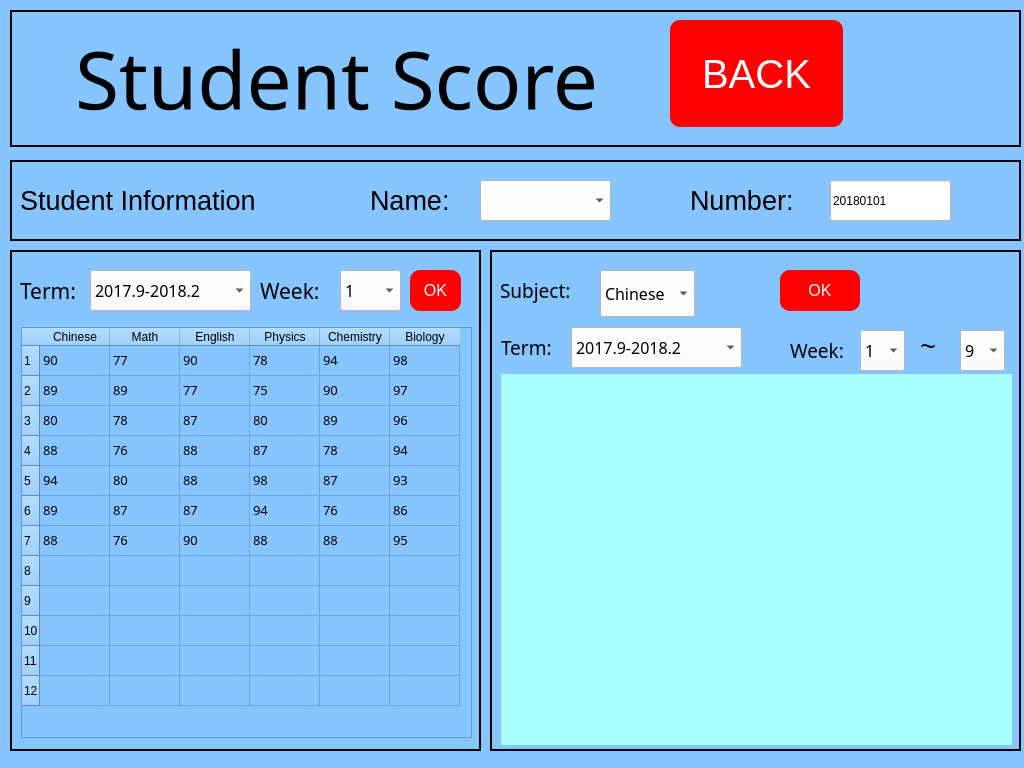
<?xml version="1.0" encoding="UTF-8"?>
<ui version="4.0">
 <class>Student_Score</class>
 <widget class="QDialog" name="Student_Score">
  <property name="geometry">
   <rect>
    <x>0</x>
    <y>0</y>
    <width>1024</width>
    <height>768</height>
   </rect>
  </property>
  <property name="windowTitle">
   <string>Dialog</string>
  </property>
  <property name="styleSheet">
   <string notr="true">background-color: rgb(134, 197, 255);</string>
  </property>
  <widget class="QFrame" name="frame_3">
   <property name="geometry">
    <rect>
     <x>10</x>
     <y>10</y>
     <width>1011</width>
     <height>137</height>
    </rect>
   </property>
   <property name="frameShape">
    <enum>QFrame::Box</enum>
   </property>
   <property name="frameShadow">
    <enum>QFrame::Plain</enum>
   </property>
   <property name="lineWidth">
    <number>2</number>
   </property>
   <widget class="QLabel" name="label_2">
    <property name="geometry">
     <rect>
      <x>870</x>
      <y>10</y>
      <width>115</width>
      <height>115</height>
     </rect>
    </property>
    <property name="text">
     <string/>
    </property>
    <property name="pixmap">
     <pixmap resource="res.qrc">:/pic/tubiao.jpg</pixmap>
    </property>
   </widget>
   <widget class="QLabel" name="label">
    <property name="geometry">
     <rect>
      <x>11</x>
      <y>11</y>
      <width>631</width>
      <height>115</height>
     </rect>
    </property>
    <property name="minimumSize">
     <size>
      <width>0</width>
      <height>0</height>
     </size>
    </property>
    <property name="font">
     <font>
      <family>Sans Serif</family>
      <pointsize>60</pointsize>
      <weight>50</weight>
      <italic>false</italic>
      <bold>false</bold>
     </font>
    </property>
    <property name="styleSheet">
     <string notr="true">
color: rgb(0, 0, 0);
</string>
    </property>
    <property name="text">
     <string>Student Score</string>
    </property>
    <property name="alignment">
     <set>Qt::AlignCenter</set>
    </property>
   </widget>
   <widget class="QPushButton" name="pushButton_teacher">
    <property name="geometry">
     <rect>
      <x>660</x>
      <y>10</y>
      <width>173</width>
      <height>107</height>
     </rect>
    </property>
    <property name="minimumSize">
     <size>
      <width>173</width>
      <height>107</height>
     </size>
    </property>
    <property name="font">
     <font>
      <family>Arial</family>
      <pointsize>30</pointsize>
     </font>
    </property>
    <property name="styleSheet">
     <string notr="true">color:rgb(255,255,255);
	border-radius:10px;
	
background-color: rgb(255, 0, 0);
	font-family:Arial;</string>
    </property>
    <property name="text">
     <string>BACK</string>
    </property>
   </widget>
  </widget>
  <widget class="QFrame" name="frame">
   <property name="geometry">
    <rect>
     <x>10</x>
     <y>160</y>
     <width>1011</width>
     <height>81</height>
    </rect>
   </property>
   <property name="frameShape">
    <enum>QFrame::Box</enum>
   </property>
   <property name="frameShadow">
    <enum>QFrame::Plain</enum>
   </property>
   <property name="lineWidth">
    <number>2</number>
   </property>
   <widget class="QComboBox" name="comboBox_namelist">
    <property name="geometry">
     <rect>
      <x>470</x>
      <y>20</y>
      <width>131</width>
      <height>41</height>
     </rect>
    </property>
    <property name="font">
     <font>
      <pointsize>20</pointsize>
     </font>
    </property>
    <property name="styleSheet">
     <string notr="true">background-color: rgb(255, 255, 255);</string>
    </property>
   </widget>
   <widget class="QLabel" name="label_3">
    <property name="geometry">
     <rect>
      <x>10</x>
      <y>10</y>
      <width>291</width>
      <height>61</height>
     </rect>
    </property>
    <property name="font">
     <font>
      <pointsize>20</pointsize>
     </font>
    </property>
    <property name="text">
     <string>Student Information</string>
    </property>
   </widget>
   <widget class="QLabel" name="label_6">
    <property name="geometry">
     <rect>
      <x>360</x>
      <y>10</y>
      <width>91</width>
      <height>61</height>
     </rect>
    </property>
    <property name="font">
     <font>
      <pointsize>20</pointsize>
     </font>
    </property>
    <property name="text">
     <string>Name:</string>
    </property>
   </widget>
   <widget class="QLabel" name="label_5">
    <property name="geometry">
     <rect>
      <x>680</x>
      <y>10</y>
      <width>121</width>
      <height>61</height>
     </rect>
    </property>
    <property name="font">
     <font>
      <pointsize>20</pointsize>
     </font>
    </property>
    <property name="text">
     <string>Number:</string>
    </property>
   </widget>
   <widget class="QLineEdit" name="lineEdit">
    <property name="geometry">
     <rect>
      <x>820</x>
      <y>20</y>
      <width>121</width>
      <height>41</height>
     </rect>
    </property>
    <property name="styleSheet">
     <string notr="true">background-color: rgb(255, 255, 255);
font: 14pt &quot;Sans Serif&quot;;</string>
    </property>
    <property name="text">
     <string>20180101</string>
    </property>
   </widget>
   <zorder>comboBox_namelist</zorder>
   <zorder>label_3</zorder>
   <zorder>label_6</zorder>
   <zorder>frame_4</zorder>
   <zorder>label_5</zorder>
   <zorder>lineEdit</zorder>
  </widget>
  <widget class="QLabel" name="label_4">
   <property name="geometry">
    <rect>
     <x>510</x>
     <y>400</y>
     <width>59</width>
     <height>14</height>
    </rect>
   </property>
   <property name="text">
    <string/>
   </property>
  </widget>
  <widget class="QFrame" name="frame_2">
   <property name="geometry">
    <rect>
     <x>10</x>
     <y>250</y>
     <width>471</width>
     <height>501</height>
    </rect>
   </property>
   <property name="frameShape">
    <enum>QFrame::Box</enum>
   </property>
   <property name="frameShadow">
    <enum>QFrame::Plain</enum>
   </property>
   <property name="lineWidth">
    <number>2</number>
   </property>
   <widget class="QComboBox" name="comboBox_3">
    <property name="geometry">
     <rect>
      <x>80</x>
      <y>20</y>
      <width>161</width>
      <height>41</height>
     </rect>
    </property>
    <property name="font">
     <font>
      <family>Sans Serif</family>
      <pointsize>12</pointsize>
      <weight>50</weight>
      <italic>false</italic>
      <bold>false</bold>
     </font>
    </property>
    <property name="styleSheet">
     <string notr="true">background-color: rgb(255, 255, 255);
font: 12pt &quot;Sans Serif&quot;;</string>
    </property>
    <item>
     <property name="text">
      <string>2017.9-2018.2</string>
     </property>
    </item>
    <item>
     <property name="text">
      <string>2018.3-2018.7</string>
     </property>
    </item>
   </widget>
   <widget class="QLabel" name="label_9">
    <property name="geometry">
     <rect>
      <x>10</x>
      <y>20</y>
      <width>61</width>
      <height>41</height>
     </rect>
    </property>
    <property name="font">
     <font>
      <family>Sans Serif</family>
      <pointsize>16</pointsize>
      <weight>50</weight>
      <italic>false</italic>
      <bold>false</bold>
     </font>
    </property>
    <property name="styleSheet">
     <string notr="true">font: 16pt &quot;Sans Serif&quot;;</string>
    </property>
    <property name="text">
     <string>Term:</string>
    </property>
   </widget>
   <widget class="QLabel" name="label_11">
    <property name="geometry">
     <rect>
      <x>250</x>
      <y>20</y>
      <width>71</width>
      <height>41</height>
     </rect>
    </property>
    <property name="font">
     <font>
      <family>Sans Serif</family>
      <pointsize>16</pointsize>
      <weight>50</weight>
      <italic>false</italic>
      <bold>false</bold>
     </font>
    </property>
    <property name="styleSheet">
     <string notr="true">font: 16pt &quot;Sans Serif&quot;;</string>
    </property>
    <property name="text">
     <string>Week:</string>
    </property>
   </widget>
   <widget class="QPushButton" name="pushButton_teacher_2">
    <property name="geometry">
     <rect>
      <x>400</x>
      <y>20</y>
      <width>51</width>
      <height>41</height>
     </rect>
    </property>
    <property name="minimumSize">
     <size>
      <width>0</width>
      <height>0</height>
     </size>
    </property>
    <property name="font">
     <font>
      <family>Arial</family>
      <pointsize>12</pointsize>
      <weight>50</weight>
      <italic>false</italic>
      <bold>false</bold>
     </font>
    </property>
    <property name="styleSheet">
     <string notr="true">color:rgb(255,255,255);
font: 12pt &quot;Sans Serif&quot;;
	border-radius:10px;
	
background-color: rgb(255, 0, 0);
	font-family:Arial;</string>
    </property>
    <property name="text">
     <string>OK</string>
    </property>
   </widget>
   <widget class="QTableWidget" name="tableWidget">
    <property name="geometry">
     <rect>
      <x>11</x>
      <y>77</y>
      <width>451</width>
      <height>411</height>
     </rect>
    </property>
    <property name="font">
     <font>
      <family>Sans Serif</family>
      <pointsize>10</pointsize>
      <weight>50</weight>
      <italic>false</italic>
      <bold>false</bold>
     </font>
    </property>
    <property name="styleSheet">
     <string notr="true">
font: 10pt &quot;Sans Serif&quot;;</string>
    </property>
    <attribute name="horizontalHeaderDefaultSectionSize">
     <number>70</number>
    </attribute>
    <row>
     <property name="text">
      <string>1</string>
     </property>
    </row>
    <row>
     <property name="text">
      <string>2</string>
     </property>
    </row>
    <row>
     <property name="text">
      <string>3</string>
     </property>
    </row>
    <row>
     <property name="text">
      <string>4</string>
     </property>
    </row>
    <row>
     <property name="text">
      <string>5</string>
     </property>
    </row>
    <row>
     <property name="text">
      <string>6</string>
     </property>
    </row>
    <row>
     <property name="text">
      <string>7</string>
     </property>
    </row>
    <row>
     <property name="text">
      <string>8</string>
     </property>
    </row>
    <row>
     <property name="text">
      <string>9</string>
     </property>
    </row>
    <row>
     <property name="text">
      <string>10</string>
     </property>
    </row>
    <row>
     <property name="text">
      <string>11</string>
     </property>
    </row>
    <row>
     <property name="text">
      <string>12</string>
     </property>
    </row>
    <column>
     <property name="text">
      <string>Chinese</string>
     </property>
    </column>
    <column>
     <property name="text">
      <string>Math</string>
     </property>
    </column>
    <column>
     <property name="text">
      <string>English</string>
     </property>
    </column>
    <column>
     <property name="text">
      <string>Physics</string>
     </property>
    </column>
    <column>
     <property name="text">
      <string>Chemistry</string>
     </property>
    </column>
    <column>
     <property name="text">
      <string>Biology</string>
     </property>
    </column>
    <item row="0" column="0">
     <property name="text">
      <string>90</string>
     </property>
    </item>
    <item row="0" column="1">
     <property name="text">
      <string>77</string>
     </property>
    </item>
    <item row="0" column="2">
     <property name="text">
      <string>90</string>
     </property>
    </item>
    <item row="0" column="3">
     <property name="text">
      <string>78</string>
     </property>
    </item>
    <item row="0" column="4">
     <property name="text">
      <string>94</string>
     </property>
    </item>
    <item row="0" column="5">
     <property name="text">
      <string>98</string>
     </property>
    </item>
    <item row="1" column="0">
     <property name="text">
      <string>89</string>
     </property>
    </item>
    <item row="1" column="1">
     <property name="text">
      <string>89</string>
     </property>
    </item>
    <item row="1" column="2">
     <property name="text">
      <string>77</string>
     </property>
    </item>
    <item row="1" column="3">
     <property name="text">
      <string>75</string>
     </property>
    </item>
    <item row="1" column="4">
     <property name="text">
      <string>90</string>
     </property>
    </item>
    <item row="1" column="5">
     <property name="text">
      <string>97</string>
     </property>
    </item>
    <item row="2" column="0">
     <property name="text">
      <string>80</string>
     </property>
    </item>
    <item row="2" column="1">
     <property name="text">
      <string>78</string>
     </property>
    </item>
    <item row="2" column="2">
     <property name="text">
      <string>87</string>
     </property>
    </item>
    <item row="2" column="3">
     <property name="text">
      <string>80</string>
     </property>
    </item>
    <item row="2" column="4">
     <property name="text">
      <string>89</string>
     </property>
    </item>
    <item row="2" column="5">
     <property name="text">
      <string>96</string>
     </property>
    </item>
    <item row="3" column="0">
     <property name="text">
      <string>88</string>
     </property>
    </item>
    <item row="3" column="1">
     <property name="text">
      <string>76</string>
     </property>
    </item>
    <item row="3" column="2">
     <property name="text">
      <string>88</string>
     </property>
    </item>
    <item row="3" column="3">
     <property name="text">
      <string>87</string>
     </property>
    </item>
    <item row="3" column="4">
     <property name="text">
      <string>78</string>
     </property>
    </item>
    <item row="3" column="5">
     <property name="text">
      <string>94</string>
     </property>
    </item>
    <item row="4" column="0">
     <property name="text">
      <string>94</string>
     </property>
    </item>
    <item row="4" column="1">
     <property name="text">
      <string>80</string>
     </property>
    </item>
    <item row="4" column="2">
     <property name="text">
      <string>88</string>
     </property>
    </item>
    <item row="4" column="3">
     <property name="text">
      <string>98</string>
     </property>
    </item>
    <item row="4" column="4">
     <property name="text">
      <string>87</string>
     </property>
    </item>
    <item row="4" column="5">
     <property name="text">
      <string>93</string>
     </property>
    </item>
    <item row="5" column="0">
     <property name="text">
      <string>89</string>
     </property>
    </item>
    <item row="5" column="1">
     <property name="text">
      <string>87</string>
     </property>
    </item>
    <item row="5" column="2">
     <property name="text">
      <string>87</string>
     </property>
    </item>
    <item row="5" column="3">
     <property name="text">
      <string>94</string>
     </property>
    </item>
    <item row="5" column="4">
     <property name="text">
      <string>76</string>
     </property>
    </item>
    <item row="5" column="5">
     <property name="text">
      <string>86</string>
     </property>
    </item>
    <item row="6" column="0">
     <property name="text">
      <string>88</string>
     </property>
    </item>
    <item row="6" column="1">
     <property name="text">
      <string>76</string>
     </property>
    </item>
    <item row="6" column="2">
     <property name="text">
      <string>90</string>
     </property>
    </item>
    <item row="6" column="3">
     <property name="text">
      <string>88</string>
     </property>
    </item>
    <item row="6" column="4">
     <property name="text">
      <string>88</string>
     </property>
    </item>
    <item row="6" column="5">
     <property name="text">
      <string>95</string>
     </property>
    </item>
   </widget>
   <widget class="QComboBox" name="comboBox_5">
    <property name="geometry">
     <rect>
      <x>330</x>
      <y>20</y>
      <width>61</width>
      <height>41</height>
     </rect>
    </property>
    <property name="font">
     <font>
      <family>Sans Serif</family>
      <pointsize>12</pointsize>
      <weight>50</weight>
      <italic>false</italic>
      <bold>false</bold>
     </font>
    </property>
    <property name="styleSheet">
     <string notr="true">background-color: rgb(255, 255, 255);
font: 12pt &quot;Sans Serif&quot;;</string>
    </property>
    <item>
     <property name="text">
      <string>1</string>
     </property>
    </item>
    <item>
     <property name="text">
      <string>2</string>
     </property>
    </item>
    <item>
     <property name="text">
      <string>3</string>
     </property>
    </item>
    <item>
     <property name="text">
      <string>4</string>
     </property>
    </item>
    <item>
     <property name="text">
      <string>5</string>
     </property>
    </item>
    <item>
     <property name="text">
      <string>6</string>
     </property>
    </item>
    <item>
     <property name="text">
      <string>7</string>
     </property>
    </item>
    <item>
     <property name="text">
      <string>8</string>
     </property>
    </item>
    <item>
     <property name="text">
      <string>9</string>
     </property>
    </item>
    <item>
     <property name="text">
      <string>10</string>
     </property>
    </item>
    <item>
     <property name="text">
      <string/>
     </property>
    </item>
    <item>
     <property name="text">
      <string/>
     </property>
    </item>
   </widget>
  </widget>
  <widget class="QFrame" name="frame_4">
   <property name="geometry">
    <rect>
     <x>490</x>
     <y>250</y>
     <width>531</width>
     <height>501</height>
    </rect>
   </property>
   <property name="frameShape">
    <enum>QFrame::Box</enum>
   </property>
   <property name="frameShadow">
    <enum>QFrame::Plain</enum>
   </property>
   <property name="lineWidth">
    <number>2</number>
   </property>
   <widget class="QLabel" name="label_10">
    <property name="geometry">
     <rect>
      <x>11</x>
      <y>77</y>
      <width>64</width>
      <height>41</height>
     </rect>
    </property>
    <property name="font">
     <font>
      <family>Sans Serif</family>
      <pointsize>14</pointsize>
      <weight>50</weight>
      <italic>false</italic>
      <bold>false</bold>
     </font>
    </property>
    <property name="styleSheet">
     <string notr="true">font: 14pt &quot;Sans Serif&quot;;</string>
    </property>
    <property name="text">
     <string>Term:</string>
    </property>
   </widget>
   <widget class="QComboBox" name="comboBox_6">
    <property name="geometry">
     <rect>
      <x>81</x>
      <y>77</y>
      <width>171</width>
      <height>41</height>
     </rect>
    </property>
    <property name="font">
     <font>
      <family>Sans Serif</family>
      <pointsize>12</pointsize>
      <weight>50</weight>
      <italic>false</italic>
      <bold>false</bold>
     </font>
    </property>
    <property name="styleSheet">
     <string notr="true">background-color: rgb(255, 255, 255);
font: 12pt &quot;Sans Serif&quot;;</string>
    </property>
    <item>
     <property name="text">
      <string>2017.9-2018.2</string>
     </property>
    </item>
    <item>
     <property name="text">
      <string>2018.3-2018.7</string>
     </property>
    </item>
   </widget>
   <widget class="QComboBox" name="comboBox_7">
    <property name="geometry">
     <rect>
      <x>370</x>
      <y>80</y>
      <width>45</width>
      <height>41</height>
     </rect>
    </property>
    <property name="font">
     <font>
      <family>Sans Serif</family>
      <pointsize>12</pointsize>
      <weight>50</weight>
      <italic>false</italic>
      <bold>false</bold>
     </font>
    </property>
    <property name="styleSheet">
     <string notr="true">background-color: rgb(255, 255, 255);
font: 12pt &quot;Sans Serif&quot;;</string>
    </property>
    <item>
     <property name="text">
      <string>1</string>
     </property>
    </item>
    <item>
     <property name="text">
      <string>2</string>
     </property>
    </item>
    <item>
     <property name="text">
      <string>3</string>
     </property>
    </item>
    <item>
     <property name="text">
      <string>4</string>
     </property>
    </item>
    <item>
     <property name="text">
      <string>5</string>
     </property>
    </item>
    <item>
     <property name="text">
      <string>6</string>
     </property>
    </item>
    <item>
     <property name="text">
      <string>7</string>
     </property>
    </item>
    <item>
     <property name="text">
      <string>8</string>
     </property>
    </item>
    <item>
     <property name="text">
      <string>9</string>
     </property>
    </item>
    <item>
     <property name="text">
      <string/>
     </property>
    </item>
    <item>
     <property name="text">
      <string/>
     </property>
    </item>
   </widget>
   <widget class="QLabel" name="label_12">
    <property name="geometry">
     <rect>
      <x>300</x>
      <y>80</y>
      <width>61</width>
      <height>41</height>
     </rect>
    </property>
    <property name="font">
     <font>
      <family>Sans Serif</family>
      <pointsize>14</pointsize>
      <weight>50</weight>
      <italic>false</italic>
      <bold>false</bold>
     </font>
    </property>
    <property name="styleSheet">
     <string notr="true">font: 14pt &quot;Sans Serif&quot;;</string>
    </property>
    <property name="text">
     <string>Week:</string>
    </property>
   </widget>
   <widget class="QComboBox" name="comboBox_8">
    <property name="geometry">
     <rect>
      <x>470</x>
      <y>80</y>
      <width>45</width>
      <height>41</height>
     </rect>
    </property>
    <property name="font">
     <font>
      <family>Sans Serif</family>
      <pointsize>12</pointsize>
      <weight>50</weight>
      <italic>false</italic>
      <bold>false</bold>
     </font>
    </property>
    <property name="styleSheet">
     <string notr="true">background-color: rgb(255, 255, 255);
font: 12pt &quot;Sans Serif&quot;;</string>
    </property>
    <item>
     <property name="text">
      <string>9</string>
     </property>
    </item>
    <item>
     <property name="text">
      <string>2</string>
     </property>
    </item>
    <item>
     <property name="text">
      <string>3</string>
     </property>
    </item>
    <item>
     <property name="text">
      <string>4</string>
     </property>
    </item>
    <item>
     <property name="text">
      <string>5</string>
     </property>
    </item>
    <item>
     <property name="text">
      <string>6</string>
     </property>
    </item>
    <item>
     <property name="text">
      <string>7</string>
     </property>
    </item>
    <item>
     <property name="text">
      <string>8</string>
     </property>
    </item>
    <item>
     <property name="text">
      <string/>
     </property>
    </item>
   </widget>
   <widget class="QLabel" name="label_13">
    <property name="geometry">
     <rect>
      <x>10</x>
      <y>20</y>
      <width>81</width>
      <height>41</height>
     </rect>
    </property>
    <property name="font">
     <font>
      <family>Sans Serif</family>
      <pointsize>14</pointsize>
      <weight>50</weight>
      <italic>false</italic>
      <bold>false</bold>
     </font>
    </property>
    <property name="styleSheet">
     <string notr="true">font: 14pt &quot;Sans Serif&quot;;</string>
    </property>
    <property name="text">
     <string>Subject:</string>
    </property>
   </widget>
   <widget class="QLabel" name="label_14">
    <property name="geometry">
     <rect>
      <x>430</x>
      <y>80</y>
      <width>23</width>
      <height>33</height>
     </rect>
    </property>
    <property name="font">
     <font>
      <pointsize>20</pointsize>
     </font>
    </property>
    <property name="text">
     <string>~</string>
    </property>
   </widget>
   <widget class="QwtPlot" name="qwtPlot_1">
    <property name="geometry">
     <rect>
      <x>11</x>
      <y>124</y>
      <width>511</width>
      <height>371</height>
     </rect>
    </property>
    <property name="font">
     <font>
      <pointsize>15</pointsize>
     </font>
    </property>
    <property name="cursor">
     <cursorShape>ClosedHandCursor</cursorShape>
    </property>
    <property name="styleSheet">
     <string notr="true">background-color: rgb(170, 255, 255);</string>
    </property>
    <property name="canvasBackground">
     <brush brushstyle="SolidPattern">
      <color alpha="255">
       <red>170</red>
       <green>255</green>
       <blue>255</blue>
      </color>
     </brush>
    </property>
   </widget>
   <widget class="QComboBox" name="comboBox_subject1">
    <property name="geometry">
     <rect>
      <x>110</x>
      <y>20</y>
      <width>95</width>
      <height>47</height>
     </rect>
    </property>
    <property name="font">
     <font>
      <family>Sans Serif</family>
      <pointsize>12</pointsize>
      <weight>50</weight>
      <italic>false</italic>
      <bold>false</bold>
     </font>
    </property>
    <property name="styleSheet">
     <string notr="true">background-color: rgb(255, 255, 255);
font: 12pt &quot;Sans Serif&quot;;</string>
    </property>
    <item>
     <property name="text">
      <string>Chinese</string>
     </property>
    </item>
    <item>
     <property name="text">
      <string>Math</string>
     </property>
    </item>
    <item>
     <property name="text">
      <string>English</string>
     </property>
    </item>
    <item>
     <property name="text">
      <string>Physics</string>
     </property>
    </item>
    <item>
     <property name="text">
      <string>Chemistry</string>
     </property>
    </item>
    <item>
     <property name="text">
      <string>Biology</string>
     </property>
    </item>
   </widget>
   <widget class="QPushButton" name="pushButton_teacher_3">
    <property name="geometry">
     <rect>
      <x>290</x>
      <y>20</y>
      <width>80</width>
      <height>41</height>
     </rect>
    </property>
    <property name="minimumSize">
     <size>
      <width>0</width>
      <height>0</height>
     </size>
    </property>
    <property name="font">
     <font>
      <family>Arial</family>
      <pointsize>12</pointsize>
      <weight>50</weight>
      <italic>false</italic>
      <bold>false</bold>
     </font>
    </property>
    <property name="styleSheet">
     <string notr="true">color:rgb(255,255,255);
font: 12pt &quot;Sans Serif&quot;;
	border-radius:10px;
	
background-color: rgb(255, 0, 0);
	font-family:Arial;</string>
    </property>
    <property name="text">
     <string>OK</string>
    </property>
   </widget>
  </widget>
 </widget>
 <customwidgets>
  <customwidget>
   <class>QwtPlot</class>
   <extends>QFrame</extends>
   <header>qwt_plot.h</header>
   <container>1</container>
  </customwidget>
 </customwidgets>
 <resources>
  <include location="res.qrc"/>
 </resources>
 <connections/>
</ui>
